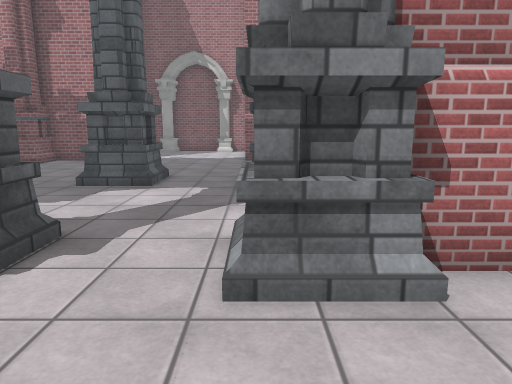
view 1 (above)

12 first-person views from a walk through a scene from a Unity 3-D project. The camera is 1.4 m above the floor, tilts 10° down and sees 70° across. The floor is counted in squares, 1 m on a side. Each view is taken from the middle of a square. On the plan, view 1 faces up. The plan holds only what a view shows up to about 16 squares ahead; the rest is blank. The place goes on beyond the plan. Some animated figures are not drawn. Surface patterns are stand-ins for the level's own textures.

view 2
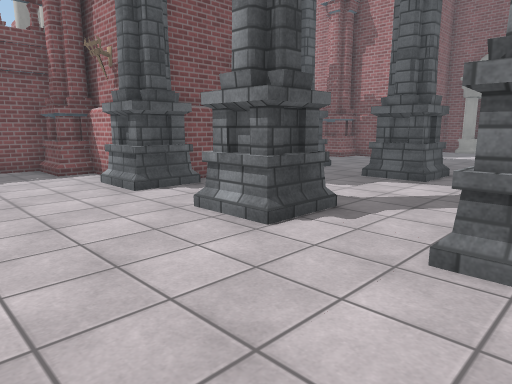

view 3
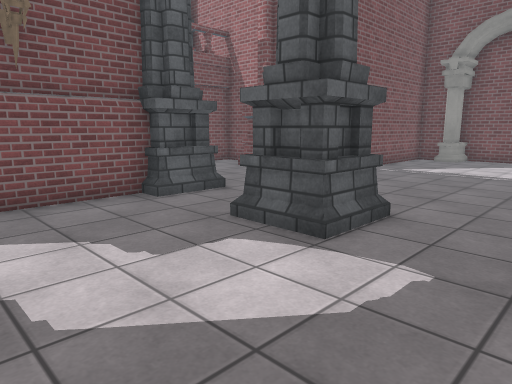

view 4
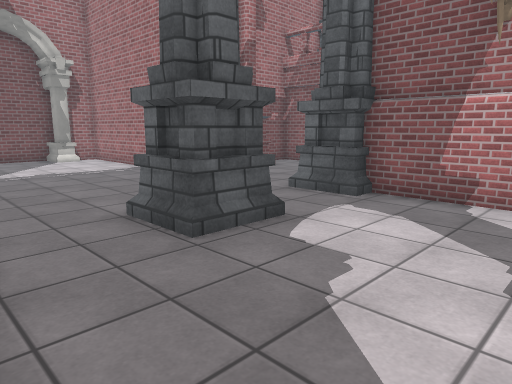

view 5
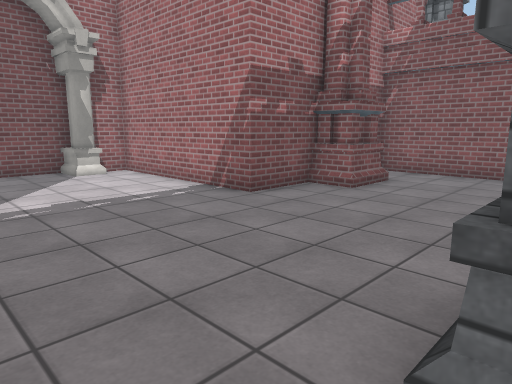

view 6
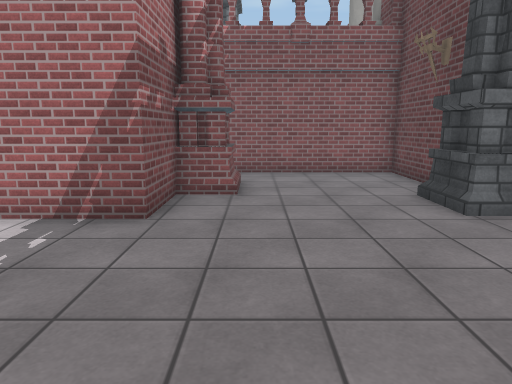

view 7
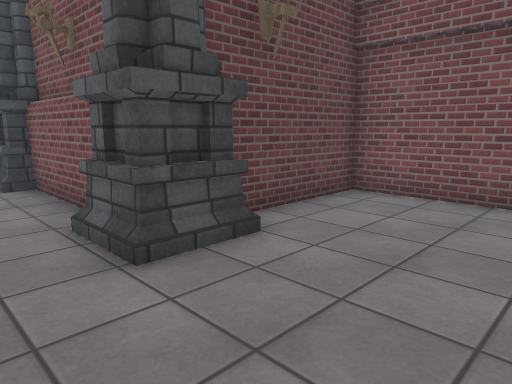

view 8
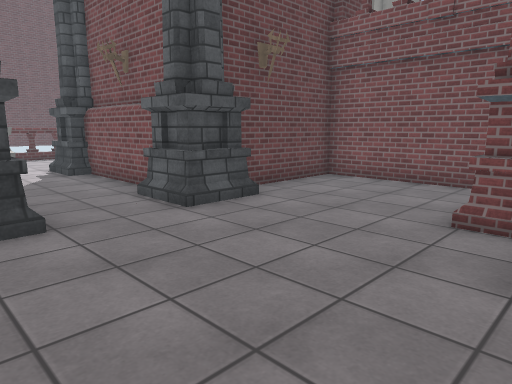

view 9
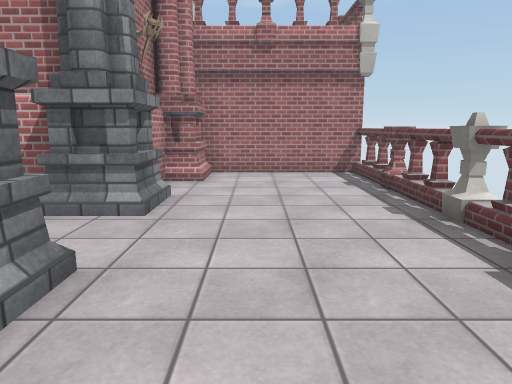

view 10
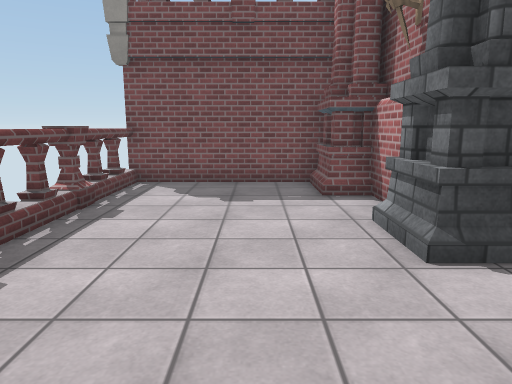

view 11
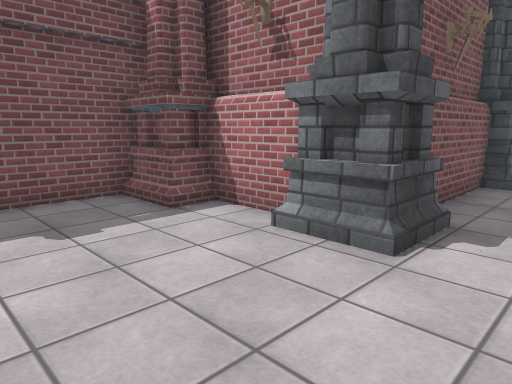

view 12
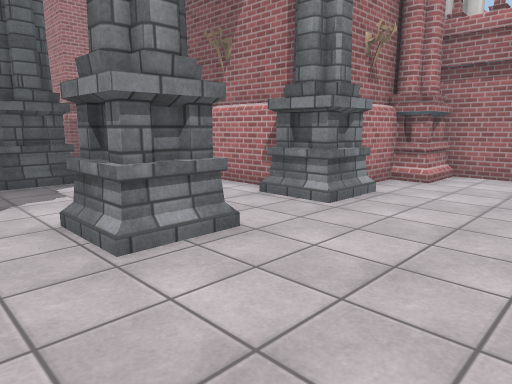

### Floor plan
Points are (right, up) in squares from view 1. A wall is a line through its corners. A room is listed if a view was taken in it or the views show most of it. See-through windows are left out.
Room 1 (views 1, 2, 3, 4, 5, 6, 7, 8, 9, 10, 11, 12)
walls: (-7.3, 8.4) (-7.3, 4.6); (0.4, 4.6) (0.4, 8.2); (2.5, 9.7) (5.5, 9.7) (5.5, 15.7) (4.2, 15.7); (-8.5, 3.4) (-10.7, 3.4) (-10.7, 2.5) (-12.4, 2.5); (-7.1, 15.7) (-8.7, 15.7) (-8.7, 14.5) (-10.2, 14.5); (2.2, 15.7) (-0.5, 15.7) (-0.5, 21.7) (-1.5, 21.7); (3.4, 14.5) (1.8, 14.5) (1.8, 15.8); (-11.1, 15.7) (-12.5, 15.7) (-12.5, 9.7) (-8.8, 9.7); (-12.5, 2.9) (-12.5, -2.2) (-11.9, -2.2); (5.4, 2.5) (3.8, 2.5) (3.8, 3.4) (1.4, 3.4); (-5.4, 21.7) (-6.5, 21.7) (-6.5, 17.2); (-1.9, 22.4) (-4.5, 22.4); (4.9, -2.2) (5.5, -2.2) (5.5, 2.9)
objects: column (-8, 3) to (-7, 4); column (-8, 9) to (-7, 10); arch (-5, 21) to (-5, 22); column (-4, 3) to (-3, 4); column (-4, 9) to (-3, 10); arch (-2, 21); column (0, 3) to (1, 4); column (0, 9) to (1, 10)

Where each view was taken, in squares from view 1:
view 1: 0 up, 0 right, facing up
view 2: 1 down, 1 right, facing up-left
view 3: 5 up, 0 right, facing up-left
view 4: 5 up, 7 left, facing up-right
view 5: 10 up, 6 left, facing up-right
view 6: 14 up, 6 left, facing right
view 7: 14 up, 5 left, facing down-left
view 8: 16 up, 3 left, facing down-left
view 9: 1 up, 6 left, facing right
view 10: 1 up, 3 left, facing left
view 11: 1 down, 5 left, facing up-left
view 12: 1 down, 6 left, facing up-right
